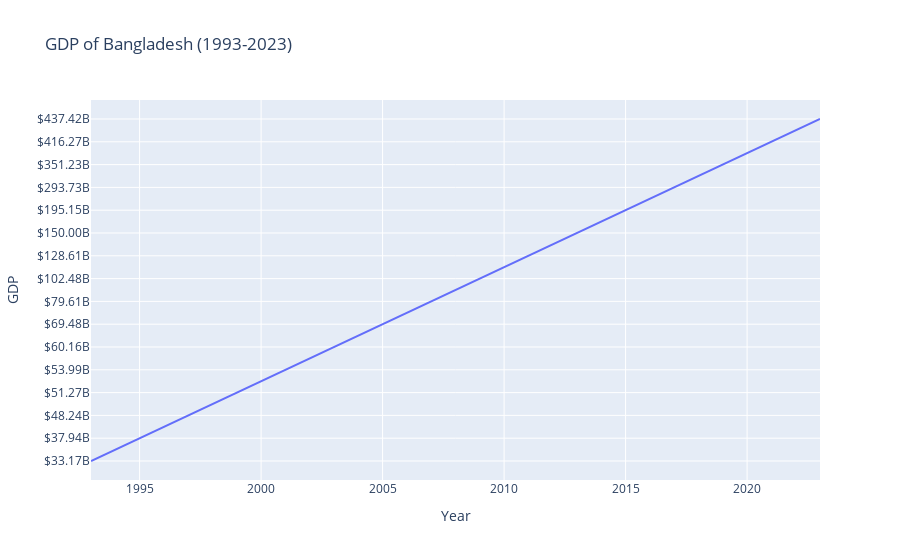

This figure's notebook cell:
### Code cell
px.line(df[13:], x="Year", y="GDP", title="GDP of Bangladesh (1993-2023)")

### Figure 1 — Plotly figure (JSON) as saved in the notebook; plotly's stock layout.template omitted (floating-point values rounded to 4 significant figures)
{"data": [{"hovertemplate": "Year=%{x}<br>GDP=%{y}<extra></extra>", "legendgroup": "", "line": {"color": "#636efa", "dash": "solid"}, "marker": {"symbol": "circle"}, "mode": "lines", "name": "", "orientation": "h", "showlegend": false, "type": "scatter", "x": [1993.0, 1994.0, 1995.0, 1996.0, 1997.0, 1998.0, 1999.0, 2000.0, 2001.0, 2002.0, 2003.0, 2004.0, 2005.0, 2006.0, 2007.0, 2008.0, 2009.0, 2010.0, 2011.0, 2012.0, 2013.0, 2014.0, 2015.0, 2016.0, 2017.0, 2018.0, 2019.0, 2020.0, 2021.0, 2022.0, 2023.0], "xaxis": "x", "y": ["$33.17B", "$33.77B", "$37.94B", "$46.44B", "$48.24B", "$49.98B", "$51.27B", "$53.37B", "$53.99B", "$54.72B", "$60.16B", "$65.11B", "$69.48B", "$71.80B", "$79.61B", "$91.64B", "$102.48B", "$115.28B", "$128.61B", "$133.31B", "$150.00B", "$172.89B", "$195.15B", "$265.22B", "$293.73B", "$321.36B", "$351.23B", "$373.98B", "$416.27B", "$460.13B", "$437.42B"], "yaxis": "y"}], "layout": {"legend": {"tracegroupgap": 0}, "title": {"text": "GDP of Bangladesh (1993-2023)"}, "xaxis": {"anchor": "y", "domain": [0, 1], "title": {"text": "Year"}}, "yaxis": {"anchor": "x", "domain": [0, 1], "title": {"text": "GDP"}}}}
